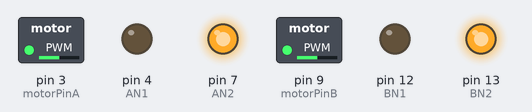
The sketch below on a simulated Arduino Uno, built with avr-gcc and run on an emulated ATmega328P. Parts: switched loads named in the sketch (green lamp = pin HIGH), output pins drawn as LEDs (lit = HIGH).

Above: at 0.1 s.
Timing chart, 0 to 1.6 s (numbered marks = the images above):
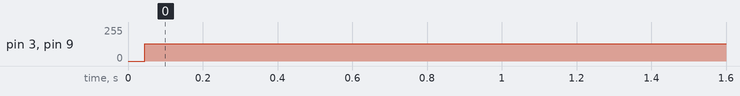

Measured:
- by itself, pin 3 (motorPinA), pin 9 (motorPinB): 0/255 → 129/255 at 0.04 s

The sketch:

motor_test.ino
```cpp
int motorPinA = 3;
int AN1 = 4;
int AN2 = 7;

int motorPinB = 9;
int BN1 = 12;
int BN2 = 13;

void setup() {
  Serial.begin(9600);
  pinMode(motorPinA, OUTPUT);
  pinMode(AN1, OUTPUT);
  pinMode(AN2, OUTPUT);
  digitalWrite(AN1, LOW);
  digitalWrite(AN2, HIGH);

  pinMode(motorPinB, OUTPUT);
  pinMode(BN1, OUTPUT);
  pinMode(BN2, OUTPUT);
  digitalWrite(BN1, LOW);
  digitalWrite(BN2, HIGH);

}

void loop() {
  digitalWrite(motorPinA, HIGH);
  digitalWrite(motorPinB, HIGH);
  delay(1);
  digitalWrite(motorPinA, LOW);
  digitalWrite(motorPinB, LOW);
  delay(1);

}
```
